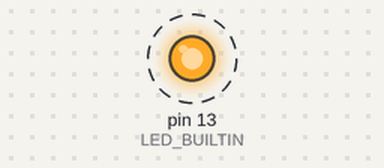
Bench run of a sketch on a simulated Arduino Uno, built with avr-gcc and run on an emulated ATmega328P. Parts: output pins drawn as LEDs (lit = HIGH). Dashed ring = blinking. What the sketch prints to the serial monitor is not drawn.

Above: at 0.2 s.
Timing chart, 0 to 5.8 s (numbered marks = the images above):
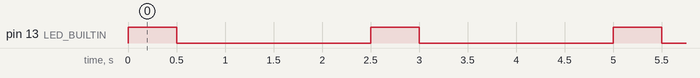

Measured:
- by itself, pin 13 (LED_BUILTIN): alternates HIGH for 0.50 s and LOW for 2.0 s

The sketch:

essai_serial_ino.ino
```cpp
int counter = 0;

void setup() {
    pinMode(LED_BUILTIN, OUTPUT);
    Serial.begin(9600);
}
void loop() {
    Serial.print("Hello, world!  ");
    Serial.println(counter);
    digitalWrite(LED_BUILTIN, HIGH);
    delay(500);
    digitalWrite(LED_BUILTIN, LOW);
    delay(2000);
    counter++ ;
}
```
